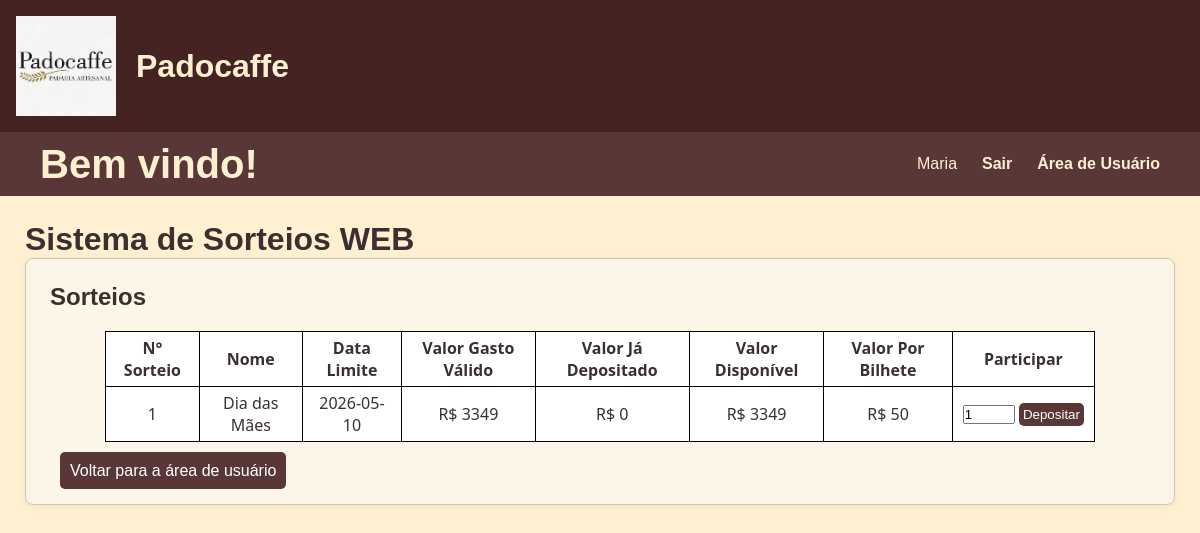
Page /participar_sorteio (signed in) on the committed database.
### tables this page shows
CREATE TABLE usuario (
  id_usuario INTEGER PRIMARY KEY AUTOINCREMENT,
  username TEXT UNIQUE NOT NULL,
  password TEXT NOT NULL,
  CPF INTEGER NOT NULL,
  celular INTEGER NOT NULL
);

CREATE TABLE sorteio (
  id_sorteio INTEGER PRIMARY KEY AUTOINCREMENT,
  nome TEXT UNIQUE NOT NULL,
  data_inicial TIMESTAMP NOT NULL,
  data_limite TIMESTAMP NOT NULL,
  valor_por_bilhete DECIMAL(10,2) NOT NULL,
  realizado BOOLEAN DEFAULT 0,
  id_bilhete_sorteado INTEGER DEFAULT NULL,
  FOREIGN KEY (id_bilhete_sorteado) REFERENCES bilhete(id_bilhete),
  CHECK ((NOT realizado) OR id_bilhete_sorteado)
);

### flaskr/usuario.py (the view, shortened to what this page needs)
@bp.route('/participar_sorteio', methods=('GET','POST'))
@usuario_required
def participar_sorteio():
    id_usuario = session["user_id"]
    db = get_db()
    with current_app.open_resource('query_usuario.sql') as f:
        sorteios = db.execute(f.read().decode('utf8'),(id_usuario,id_usuario,)).fetchall()
    if request.method == 'GET':
        if sorteios:
            return render_template('usuario/participar_sorteio.html',sorteios=sorteios,sorteios_abertos=True)
        else:
            return render_template('usuario/participar_sorteio.html',get=True,sorteios_abertos=False)

### flaskr/auth.py (called while the page is built, shortened)
@bp.before_app_request
def load_logged_in_user():
    user_id = session.get("user_id")
    auth_type = session.get("auth_type")
    if user_id is None:
        g.admin = None
        g.usuario = None
    elif auth_type == "usuario":
        db = get_db()
        g.usuario = db.execute(
            "SELECT id_usuario, username, password FROM usuario WHERE id_usuario = ?",
            (user_id,)
        ).fetchone()
        g.admin = None

def usuario_required(view):
    @functools.wraps(view)
    def wrapped_view(**kwargs):
        if g.usuario is None:
            return redirect(url_for("auth.login_usuario"))
        return view(**kwargs)
    return wrapped_view

### flaskr/db.py (called while the page is built)
def get_db():
    if 'db' not in g:
        g.db = sqlite3.connect(DB_PATH)
        g.db.row_factory = sqlite3.Row
    return g.db

### flaskr/templates/usuario/participar_sorteio.html (shortened to what this page needs)
{% extends 'base.html' %}
{% block content %}
    <h2 style="margin-bottom: 20px;">Sorteios</h2>
    <div>
        {% if sorteios_abertos %}
            <table>
                <tr>
                    <th>N° Sorteio</th>
                    <th>Nome</th>
                    <th>Data Limite</th>
                    <th>Valor Gasto Válido</th>
                    <th>Valor Já Depositado</th>
                    <th>Valor Disponível</th>
                    <th>Valor Por Bilhete</th>
                    <th>Participar</th>
                </tr>
                {% for sorteio in sorteios %}
                    <tr>
                        <td>{{sorteio.id_sorteio}}</td>
                        <td>{{sorteio.nome_sorteio}}</td>
                        {%if sorteio.data_limite=="2999-01-01"%}
                            <td>-</td>
                        {% else %}
                            <td>{{sorteio.data_limite}}</td>
                        {% endif %}
                        <td>R$ {{sorteio.total_comprado}}</td>
                        <td>R$ {{sorteio.valor_convertido}}</td>
                        <td>R$ {{sorteio.total_comprado - sorteio.valor_convertido}}</td>
                        <td>R$ {{sorteio.valor_por_bilhete}}</td>
                        <td>
                            {%if sorteio.pode_depositar %}
                                <form class="formulario" style="margin: 0px" method="post" disabled>
                                        <nobr><input type="number" style="min-width: 50px; margin-bottom: 0px" value="1" id="quantidade_bilhetes" name="quantidade_bilhetes" min="1" max={{(sorteio.total_comprado - sorteio.valor_convertido)//sorteio.valor_por_bilhete}}>
                                        <button class="depositar-button" type="submit">Depositar</button></nobr>
                                    {% else %}
                                        <nobr><input disabled type="number" style="min-width: 50px; margin-bottom: 0px" value="0" min="0" max="0">
                                        <button class="depositar-button" type="submit" disabled>Depositar</button></nobr>
                                    {% endif %}
                            </form>
                        </td>
                    </tr>
                {% endfor %}
            </table>
        {% else %}
        <p style="margin: 10px;">No momento não há nenhum sorteio aberto</p>
        {% endif %}
        <a href="{{ url_for('usuario.index_usuario') }}" class="return-button">Voltar para a área de usuário</a>
    </div>
{% endblock %}

### flaskr/templates/base.html (shortened to what this page needs)
<!doctype html>
<html lang="pt-br">
  <head>
    <link rel="stylesheet" href="{{ url_for('static', filename='style.css') }}">
  </head>
  <body>
    <header class="main-header">
        <img src="{{ url_for('static', filename='img/padocaffe imagem.jpeg') }}" alt="Logomarca da Empresa Padocaffe" style="height: 100px;">
        <h1>Padocaffe</h1>
    </header>
    <nav class="navbar">
      <h1>Bem vindo!</h1>
      <ul>
        {% if g.admin %}
            <li><span>{{ g.admin['username'] }}</span></li>
            <li><a class="navbar-item" href="{{ url_for('auth.logout_admin') }}">Sair</a></li>
            <li><a class="navbar-item" href="{{ url_for('admin.index_admin') }}">Área de Administrador</a></li>
        {% else %}
          {% if g.usuario %}
            <li><span>{{ g.usuario['username'] }}</span></li>
            <li><a class="navbar-item" href="{{ url_for('auth.logout_usuario') }}">Sair</a></li>
            <li><a class="navbar-item" href="{{ url_for('usuario.index_usuario') }}">Área de Usuário</a></li>
          {% else %}
            <li><a class="navbar-item" href="{{ url_for('auth.login_admin') }}">Área de Administrador</a></li>
            <li><a class="navbar-item" href="{{ url_for('auth.index') }}">Voltar ao Início</a></li>
          {% endif %}
        {% endif %}
      </ul>
    </nav>
    <main>
      <div style="display: flex; align-items: center; gap: 12px;">
        <h1 style="margin: 0;">Sistema de Sorteios WEB</h1>
      </div>
      <section class="content">
      {% block content %}{% endblock %}
      </section>
    </main>
  </body>
</html>

### flaskr/static/style.css (style rules this page uses)
* { margin: 0; padding: 0; box-sizing: border-box; }
body { background-color: #FFF0D1; color: #3B3030; font-family: Arial, Helvetica, sans-serif; }
a { color: #664343; text-decoration: none; }
.main-header { background-color: #462323; padding: 1rem; display: flex; align-items: center; gap: 20px; color: #FFF0D1; }
.navbar { width: 100%; height: 4rem; background-color: #593737; display: flex; justify-content: space-between; align-items: center; }
.navbar h1 { margin-left: 2.5rem; font-size: 2.5rem; color: #FFF0D1; }
.navbar ul { margin-right: 2.5rem; list-style: none; display: flex; align-items: center; gap: 25px; }
.navbar li { color: #FFF0D1; display: inline-flex; justify-content: space-evenly; }
.navbar-item { color: #FFF0D1; line-height: 50px; text-decoration: none; font-weight: bold; font-family: Arial, Helvetica, sans-serif; }
.formulario { display: flex; flex-direction: column; gap: 10px; max-width: 400px; }
.return-button { text-decoration: none; background-color: #593737; color: white; padding: 10px; border-radius: 5px; margin: 10px; }
.depositar-button { padding: 4px; background-color: #593737; color: white; border: none; border-radius: 5px; }
table { border: 1px solid black; margin: 10px auto; margin-bottom: 20px; width: 90%; background-color: white; color: #3B3030; border-collapse: collapse; font-family:'Segoe UI', Tahoma, Geneva, Verdana, sans-serif; }
td { border: 1px solid black; margin: 0px; padding: 5px 10px; background-color: white; text-align: center; }
th { border: 1px solid black; margin: 0px; padding: 5px 10px; background-color: #ffffff; text-align: center; }
main { padding: 25px; }
.content { background-color: #fcf6e8; padding: 1.5rem; border: 1px solid #d3c5b4; border-radius: 8px; box-shadow: 0 2px 8px rgba(0,0,0,0.05); }
.content:last-child { margin-bottom: 0; }
.content form { margin: 1em 0; display: flex; flex-direction: column; }
.content input, .content textarea { margin-bottom: 1em; }

### rows in the picture
usuario: usuario.username "Maria"
sorteio: id_sorteio "1", nome_sorteio "Dia das Mães", data_limite "2026-05-10", total_comprado "3349", valor_convertido "0", valor_por_bilhete "50"
